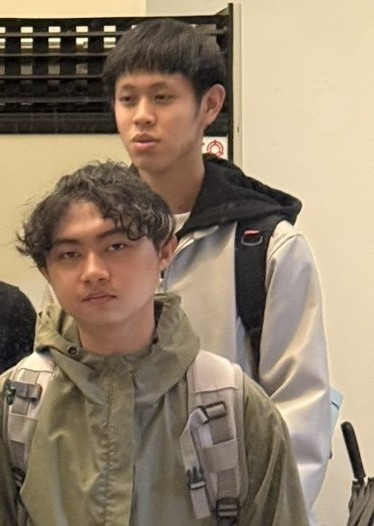
#> input picture test_images/測試5.jpg, 374 x 526 px
$ python debug_detect_openCVBOX.py
#> lines starting #> are read from the running program, lines starting #| are printed output that depends on the picture; after the words box and inside, x2 and y2 are one past the last pixel; in counts of white or black regions, pixels touching at a corner belong together
import cv2
import numpy as np
import os

CASCADE_PATH = "models/haarcascade_frontalface_default.xml"
INPUT_IMAGE = "test_images/測試5.jpg"
OUTPUT_IMAGE = "outputs/visualized/debug_boxes.jpg"

def imread_unicode(path):
#> called with path = 'test_images/測試5.jpg'
    data = np.fromfile(path, dtype=np.uint8)
    return cv2.imdecode(data, cv2.IMREAD_COLOR)
#> returned value is the input picture: shape (526, 374, 3); mean B, G, R 109.5, 130.9, 147.9

def load_face_detector():
    return cv2.CascadeClassifier(CASCADE_PATH)

def main():
    os.makedirs(os.path.dirname(OUTPUT_IMAGE), exist_ok=True)

    img = imread_unicode(INPUT_IMAGE)
    if img is None:
        print("圖片讀取失敗")
        return

    gray = cv2.cvtColor(img, cv2.COLOR_BGR2GRAY)
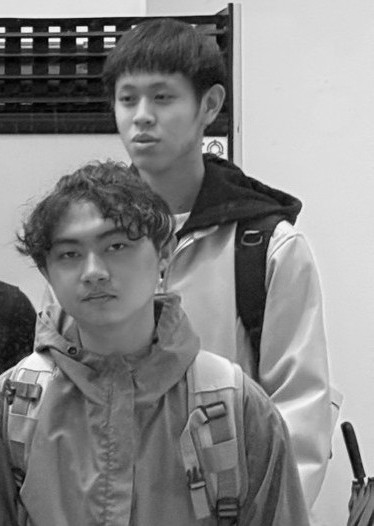
#> gray: shape (526, 374); min 0, max 253, mean 133.5

    detector = load_face_detector()
    faces = detector.detectMultiScale(
        gray,
        scaleFactor=1.1,
        minNeighbors=5,
        minSize=(30, 30)
    )
#> faces = [[99, 61, 96, 96], [36, 208, 116, 116]]
    print(faces)
#| [[ 99  61  96  96]
#|  [ 36 208 116 116]]
    if len(faces) == 0:
        print("未偵測到人臉")
        return

    for i, (x, y, w, h) in enumerate(faces):
        cv2.rectangle(img, (x, y), (x + w, y + h), (0, 255, 0), 20)
        cv2.putText(
            img,
            f"Face {i}",
            (x, y - 10),
            cv2.FONT_HERSHEY_SIMPLEX,
            0.7,
            (0, 255, 0),
            2
        )
#> this loop made 2 passes
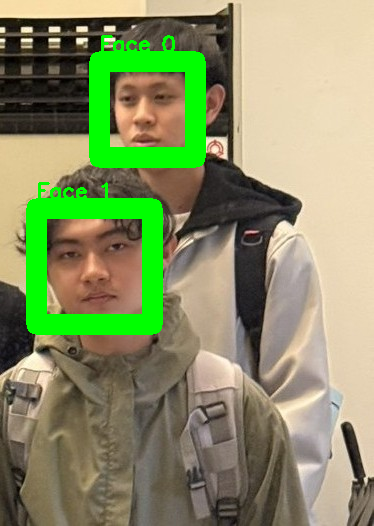
#> img: shape (526, 374, 3); 9.34% of pixels changed, all inside (x1, y1, x2, y2) = (26, 35, 206, 335)

    cv2.imwrite(OUTPUT_IMAGE, img)
    print(f"偵測到 {len(faces)} 張臉")
#| 偵測到 2 張臉
    print(f"輸出結果：{OUTPUT_IMAGE}")

if __name__ == "__main__":
    main()

$ run again, with test_images/測試1.jpg copied over test_images/測試5.jpg
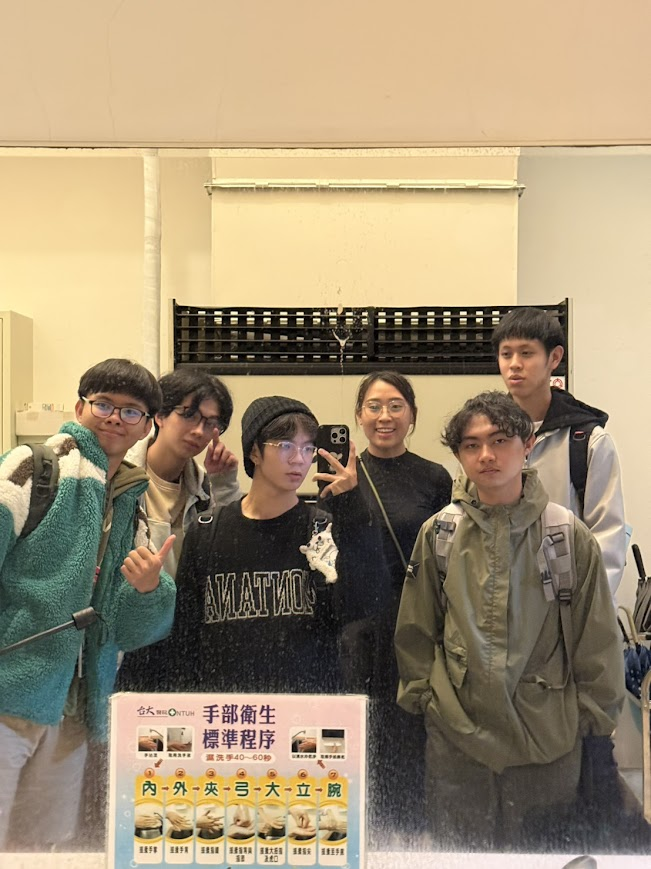
#> input picture test_images/測試1.jpg, 651 x 869 px
#> in imread_unicode, returned value is the input picture: shape (869, 651, 3); mean B, G, R 116.4, 144.3, 160.9
#> in main, `gray = cv2.cvtColor(img, cv2.COLOR_BGR2GRAY)`:
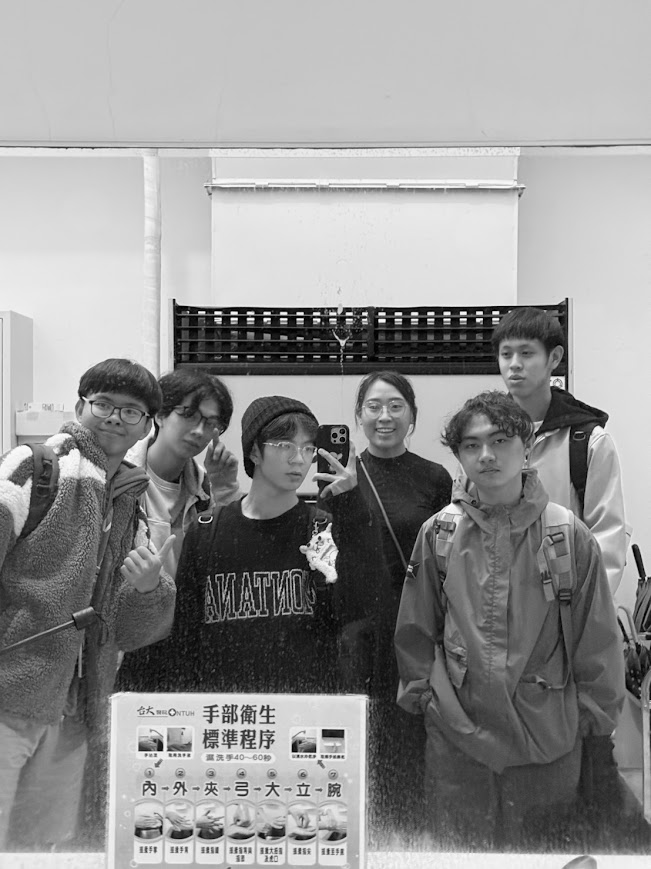
#> gray: shape (869, 651); min 0, max 253, mean 146.1
#> faces = [[488, 331, 59, 59], [353, 381, 63, 63], [450, 417, 72, 72]]
#| [[488 331  59  59]
#|  [353 381  63  63]
#|  [450 417  72  72]]
#> the loop in main, `for i, (x, y, w, h) in enumerate(faces):` made 3 passes
#> after the loop in main, `for i, (x, y, w, h) in enumerate(faces):`:
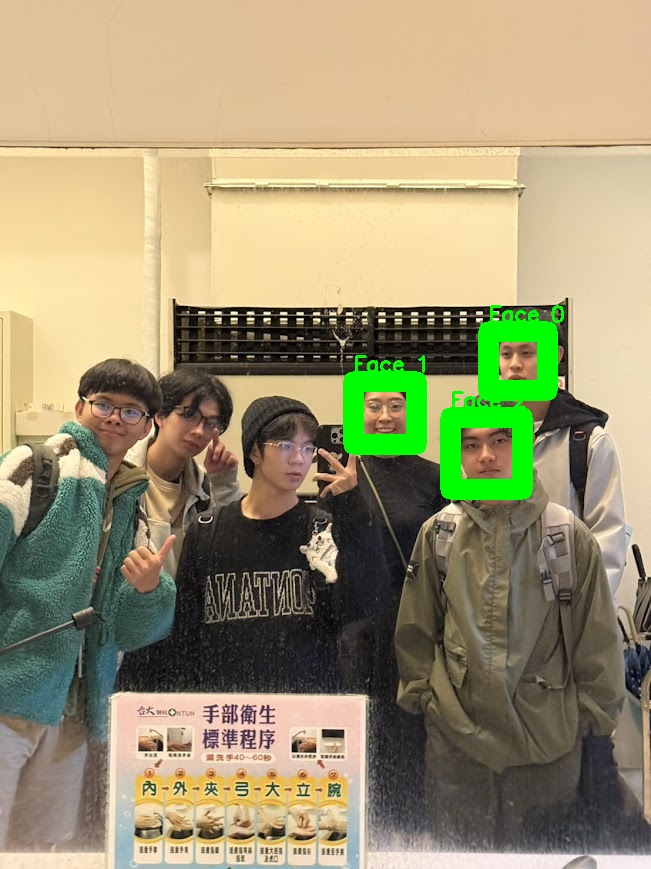
#> img: shape (869, 651, 3); 3.01% of pixels changed, all inside (x1, y1, x2, y2) = (343, 305, 564, 500)
#| 偵測到 3 張臉

$ run again, with test_images/測試2.jpg copied over test_images/測試5.jpg
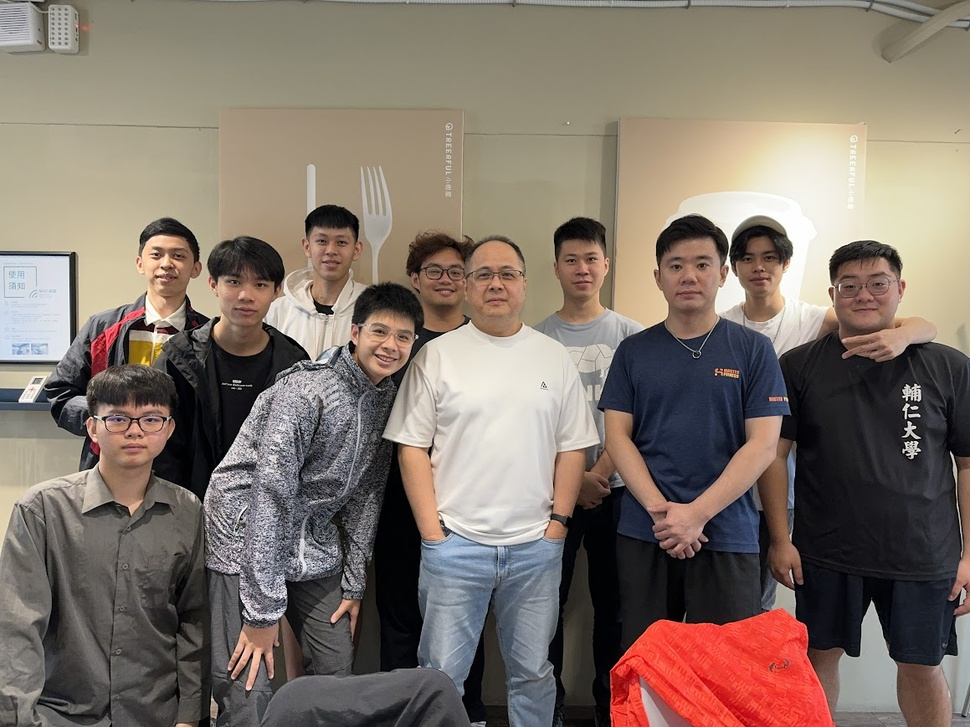
#> input picture test_images/測試2.jpg, 970 x 727 px, shrunk from 1159 x 869 before the run
#> in imread_unicode, returned value is the input picture: shape (727, 970, 3); mean B, G, R 105.8, 115.5, 128.4
#> in main, `gray = cv2.cvtColor(img, cv2.COLOR_BGR2GRAY)`:
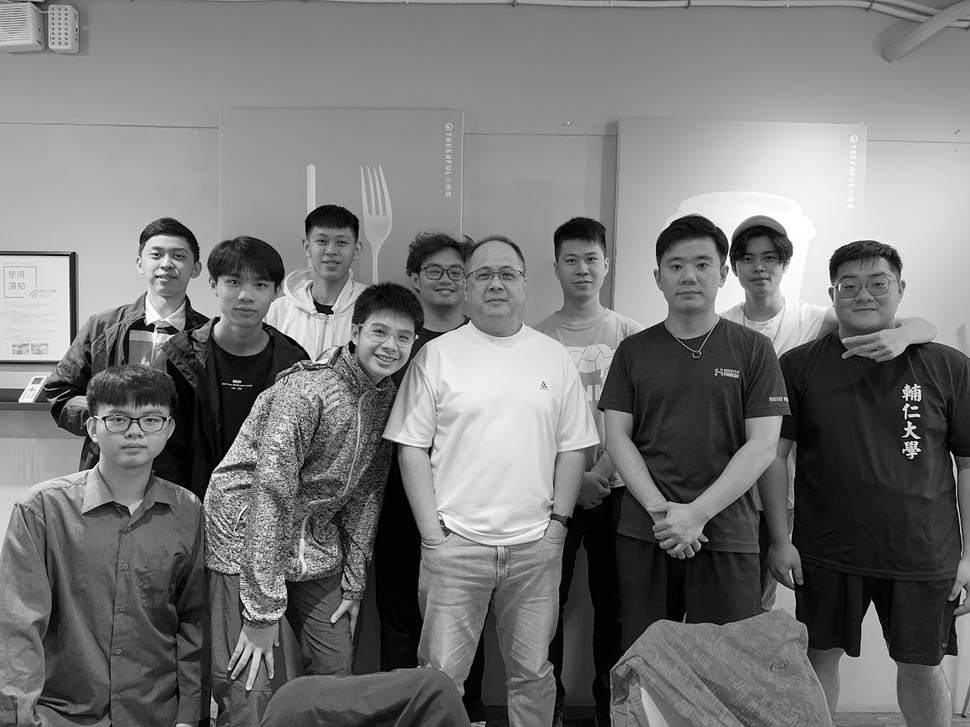
#> gray: shape (727, 970); min 0, max 255, mean 118.2
#> faces = [[731, 237, 55, 55], [302, 218, 60, 60], [552, 236, 59, 59], [136, 230, 62, 62], [415, 248, 60, 60], [653, 236, 72, 72], [462, 248, 67, 67], [356, 308, 66, 66], [213, 259, 68, 68], [828, 257, 71, 71], [98, 389, 77, 77], [590, 152, 265, 265]]
#| [[731 237  55  55]
#|  [302 218  60  60]
#|  [552 236  59  59]
#|  [136 230  62  62]
#|  [415 248  60  60]
#|  [653 236  72  72]
#> (further printed lines are left out)
#> the loop in main, `for i, (x, y, w, h) in enumerate(faces):` made 12 passes
#> after the loop in main, `for i, (x, y, w, h) in enumerate(faces):`:
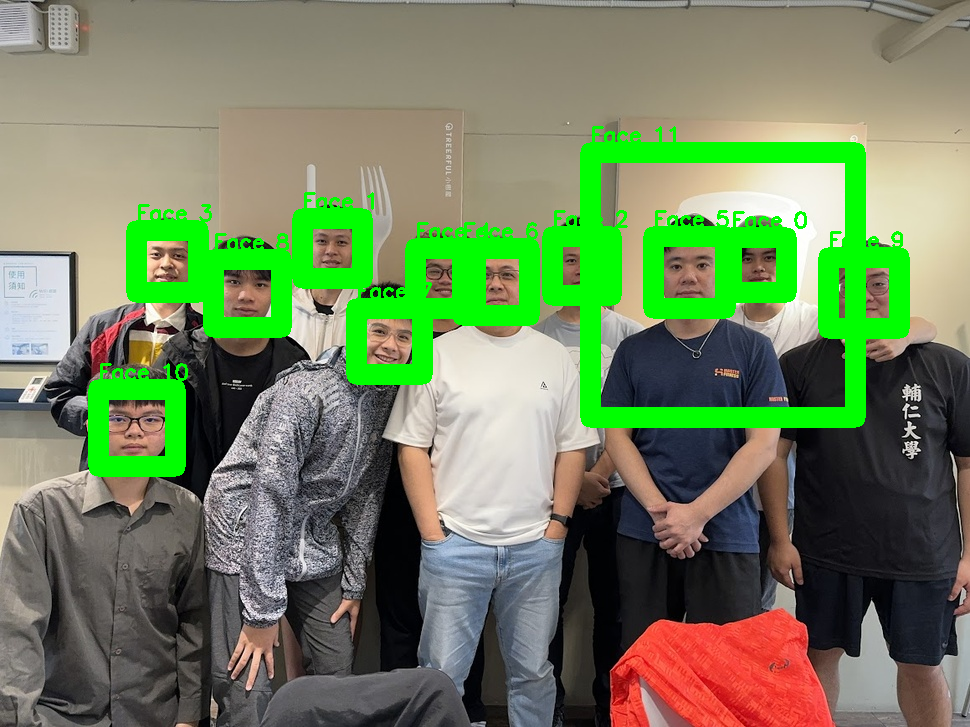
#> img: shape (727, 970, 3); 11.43% of pixels changed, all inside (x1, y1, x2, y2) = (88, 126, 910, 477)
#| 偵測到 12 張臉

$ run again, with test_images/測試3.jpg copied over test_images/測試5.jpg
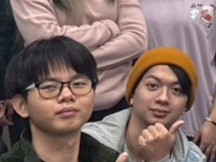
#> input picture test_images/測試3.jpg, 216 x 162 px
#> in imread_unicode, returned value is the input picture: shape (162, 216, 3); mean B, G, R 103.9, 108.7, 131.3
#> in main, `gray = cv2.cvtColor(img, cv2.COLOR_BGR2GRAY)`:
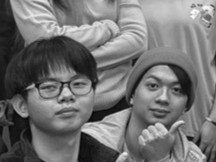
#> gray: shape (162, 216); min 6, max 252, mean 114.9
#> faces = [[32, 58, 68, 68], [133, 65, 59, 59]]
#| [[ 32  58  68  68]
#|  [133  65  59  59]]
#> the loop in main, `for i, (x, y, w, h) in enumerate(faces):` made 2 passes
#> after the loop in main, `for i, (x, y, w, h) in enumerate(faces):`:
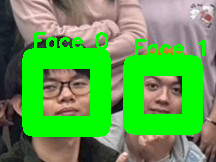
#> img: shape (162, 216, 3); mean B, G, R 76.8, 160.3, 93.1
#| 偵測到 2 張臉
